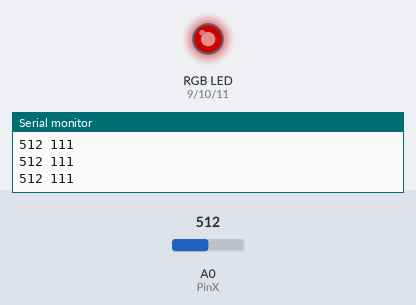
Bench run of a sketch on a simulated Arduino Uno, built with avr-gcc and run on an emulated ATmega328P. Shown: an RGB LED mixed from three pins (HIGH = lit), the last lines printed to the serial monitor. The test bench sets the inputs (shaded band); at power-on: A0 (PinX) = 512. Dim RGB values are drawn brighter than linear.

Above: at 1.2 s.
1.3 s: A0 (PinX) set to 716
At 2.5 s:
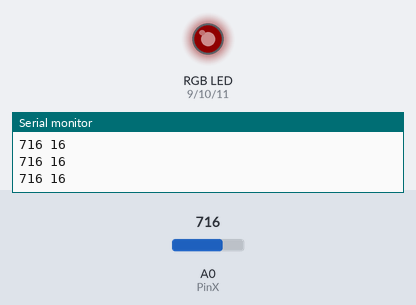
2.9 s: A0 (PinX) set to 900
At 4.0 s:
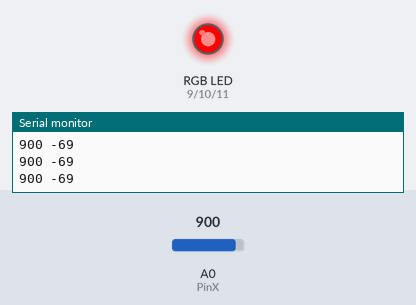
4.5 s: A0 (PinX) set to 763
6.0 s: A0 (PinX) set to 752
At 6.9 s:
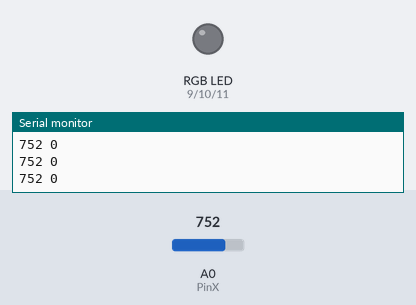
7.6 s: A0 (PinX) set to 511
At 8.4 s:
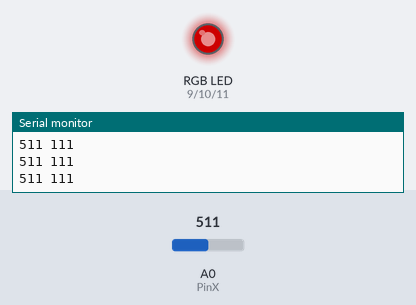
Timing chart, 0 to 10.2 s (numbered marks = the images above; inputs shaded):
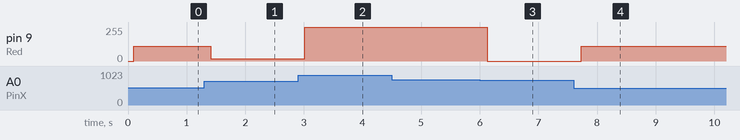

Measured:
- the behaviour switches between 753 and 752 on A0 (PinX) (found by bisection; images 2 and 3)
- after the input at 1.3 s, pin 9 (Red): 111/255 → 16/255 after 0.11 s
- after the input at 2.9 s, pin 9 (Red): 16/255 → 255/255 after 0.11 s
- after the input at 6.0 s, pin 9 (Red): 255/255 → 0/255 after 0.13 s
- after the input at 7.6 s, pin 9 (Red): 0/255 → 111/255 after 0.14 s

The sketch:

VridPotentiometer.ino
```cpp
// VridPotentiometer
// Jesus-koppling:
//   Svart = GND
//   Röd = 5V
//   Gray = A0
//   Red = 9
//   Green = 10
//   Blue = 11

const int PinX = 0;
const int Red = 9;
const int Green = 10;
const int Blue = 11;

int x = 0;

void setup() {
  Serial.begin(9600);
  pinMode(Red,OUTPUT);
  pinMode(Green,OUTPUT);
  pinMode(Blue,OUTPUT);
}

void loop() {
  x = analogRead(PinX);
  delay(100);
  int currentColorValueRed = map(x, 200, 750, 255, 0);
  Serial.print(x);  // Varierar mellan 180 och 680 cirka.
  Serial.print(' ');
  Serial.println(currentColorValueRed);
  analogWrite(Red, currentColorValueRed);
  //analogWrite(Red, 10);
}
```
